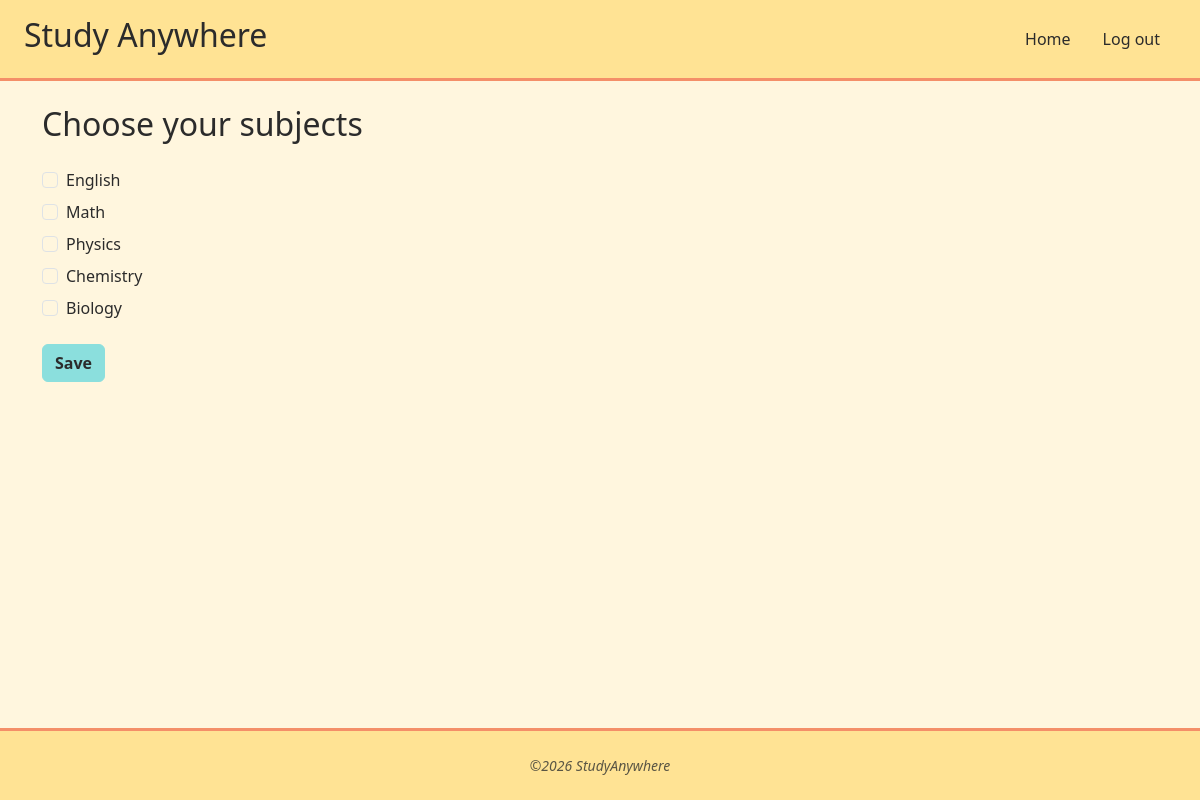
/subjects (signed in), run on an earlier commit of the app's database.
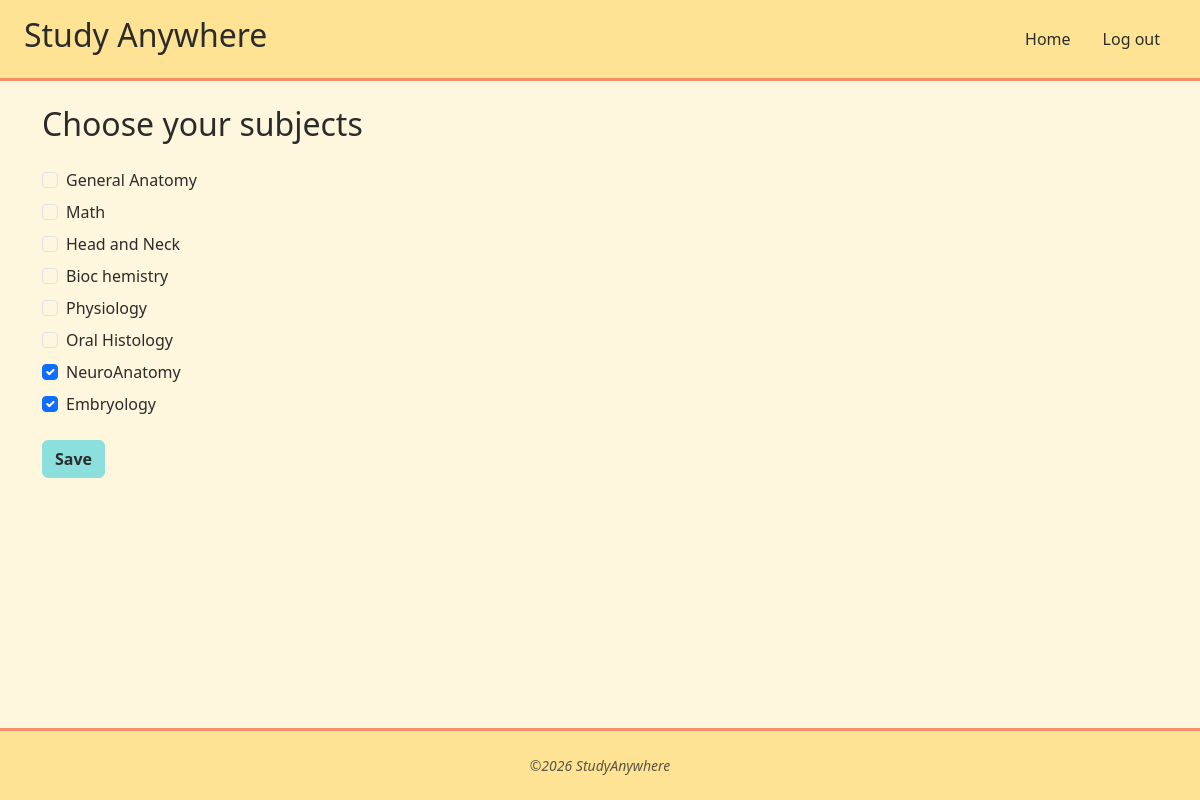
And on a later commit of the database.
### main.py (models this page shows)
class Subject(db.Model):
    __tablename__ = "subjects"
    id: Mapped[int] = mapped_column(Integer, primary_key=True)
    name: Mapped[str] = mapped_column(String(100), unique=True)
    questions = relationship("Questions", back_populates="subject", cascade="all, delete-orphan")

### main.py (the view, shortened to what this page needs)
@app.route("/subjects", methods=["GET", "POST"])
@login_required
def subjects():
    form = SubjectForm()
    all_subjects = db.session.execute(db.select(Subject)).scalars().all()
    form.subjects.choices = [(s.id, s.name) for s in all_subjects]
    if request.method == "GET":
        form.subjects.data = [r.subject_id for r in current_user.results]  # pre-tick current choices
    return render_template("subjects.html", form=form)

### forms.py
class SubjectForm(FlaskForm):
    subjects = SelectMultipleField("Choose your subjects", coerce=int,widget=ListWidget(prefix_label=False),option_widget=CheckboxInput(),)
    submit = SubmitField("Save")

### main.py (called while the page is built)
@login_manager.user_loader
def load_user(user_id):
    return db.session.get(User, int(user_id))

### templates/subjects.html (shortened to what this page needs)
{% extends "base.html" %}
{% block content %}
<h2 class="mb-4">Choose your subjects</h2>
<form method="POST" novalidate>
  {% for subfield in form.subjects %}
    <div class="form-check mb-2">
      {{ subfield(class="form-check-input") }}
      {{ subfield.label(class="form-check-label") }}
    </div>
  {% endfor %}
  <button type="submit" class="btn btn-primary mt-3">Save</button>
</form>
{% endblock %}

### templates/base.html (shortened to what this page needs)
<!DOCTYPE html>
<html lang="en">
<head>
  {{ bootstrap.load_css() }}
  <link rel="stylesheet" href="https://cdn.jsdelivr.net/npm/bootstrap-icons@1.11.3/font/bootstrap-icons.css">
  <link rel="stylesheet" href="{{ url_for('static', filename='css/theme.css') }}">
</head>
<body class="d-flex flex-column min-vh-100">
  <header class="site-header d-flex flex-wrap justify-content-between align-items-center px-4 py-3">
    <h2>Study Anywhere</h2>
    <ul class="nav nav-pills">
      {% if current_user.is_authenticated %}
      <li class="nav-item">
        <a href="{{ url_for('contents') }}"
           class="nav-link {% if request.endpoint == 'home' %}active{% endif %}"
           {% if request.endpoint == 'home' %}aria-current="page"{% endif %}>Home</a>
      </li>
        <li class="nav-item">
          <a href="{{ url_for('logout') }}" class="nav-link">Log out</a>
        </li>
      {% endif %}
    </ul>
  </header>
  <main class="flex-grow-1">
    <div class="container my-4">
      {% block content %}{% endblock %}
    </div>
  </main>
  <footer class="site-footer py-4 mt-4">
    <div class="container px-4 px-lg-5">
      <div class="small text-center text-muted fst-italic">&copy;2026 StudyAnywhere</div>
    </div>
  </footer>
</body>
</html>

### static/css/theme.css (style rules this page uses)
:root { --color-bg: #FFF6DE; --color-highlight: #FFE394; --color-button: #8BDFDD; --color-sharp: #F48F68; --color-sharp-dark: #d9743f; --color-text: #2b2b2b; --bs-body-bg: var(--color-bg); --bs-body-color: var(--color-text); --bs-link-color: var(--color-sharp); --bs-link-hover-color: var(--color-sharp-dark); --bs-primary: var(--color-button); --bs-primary-rgb: 139, 223, 221; }
body { background-color: var(--color-bg); color: var(--color-text); }
.site-header { background-color: var(--color-highlight); border-bottom: 3px solid var(--color-sharp); }
.site-header .nav-link { color: var(--color-text); border-radius: 999px; }
.btn-primary { --bs-btn-color: var(--color-text); --bs-btn-bg: var(--color-button); --bs-btn-border-color: var(--color-button); --bs-btn-hover-color: #fff; --bs-btn-hover-bg: var(--color-sharp); --bs-btn-hover-border-color: var(--color-sharp); --bs-btn-active-color: #fff; --bs-btn-active-bg: var(--color-sharp); --bs-btn-active-border-color: var(--color-sharp); --bs-btn-focus-shadow-rgb: 139, 223, 221; --bs-btn-disabled-bg: var(--color-button); --bs-btn-disabled-border-color: var(--color-button); font-weight: 600; }
.site-footer { background-color: var(--color-highlight); border-top: 3px solid var(--color-sharp); }

What changed in the data, as far as the page shows it:
changed Subject: label "English" → "General Anatomy"
changed Subject: label "Physics" → "Head and Neck"
changed Subject: label "Chemistry" → "Bioc hemistry"
changed Subject: label "Biology" → "Physiology"
added Subject: label "Oral Histology"
added Subject: label "NeuroAnatomy"
added Subject: label "Embryology"
